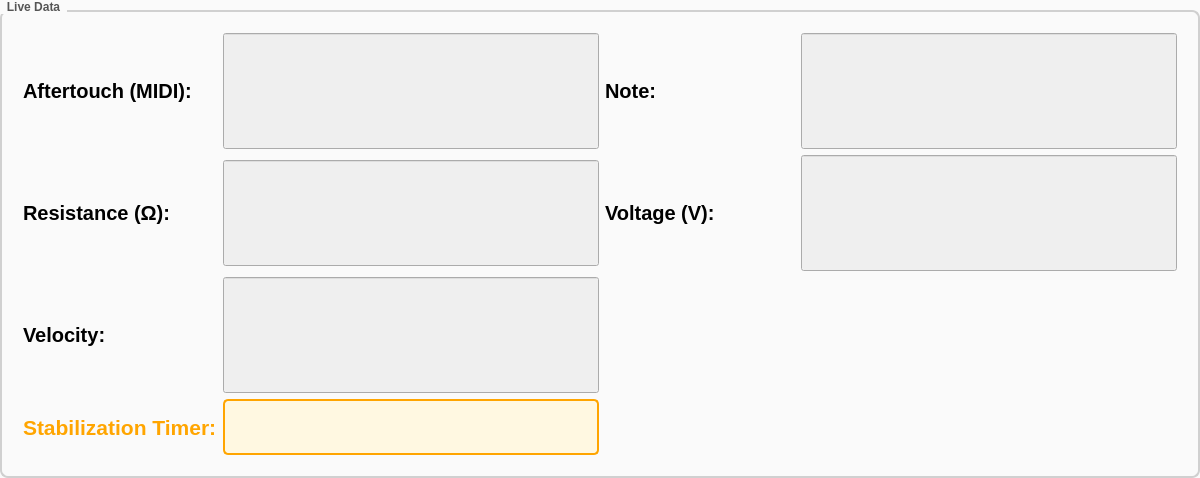
             <widget class="QGroupBox" name="groupBox">
              <property name="geometry">
               <rect>
                <x>90</x>
                <y>540</y>
                <width>1200</width>
                <height>271</height>
               </rect>
              </property>
              <property name="sizePolicy">
               <sizepolicy hsizetype="Preferred" vsizetype="Preferred">
                <horstretch>0</horstretch>
                <verstretch>0</verstretch>
               </sizepolicy>
              </property>
              <property name="styleSheet">
               <string notr="true">QGroupBox {
	background-color: #fafafa;
    border: 2px solid #D0D0D0;  /* light gray border */
    border-radius: 8px;
    margin-top: 10px;
    font-weight: bold;
    color: #555;
    padding: 10px;
}
QGroupBox::title {
    subcontrol-origin: margin;
    subcontrol-position: top left;
    padding: 0 5px;
}
</string>
              </property>
              <property name="title">
               <string>Live Data</string>
              </property>
              <layout class="QHBoxLayout" name="horizontalLayout_10">
               <item>
                <layout class="QGridLayout" name="gridLayout">
                 <item row="2" column="3">
                  <widget class="QLineEdit" name="lineEdit_velocity">
                   <property name="enabled">
                    <bool>false</bool>
                   </property>
                   <property name="font">
                    <font>
                     <pointsize>72</pointsize>
                     <weight>75</weight>
                     <bold>true</bold>
                    </font>
                   </property>
                   <property name="styleSheet">
                    <string notr="true"/>
                   </property>
                  </widget>
                 </item>
                 <item row="0" column="3">
                  <widget class="QLineEdit" name="lineEdit_note">
                   <property name="enabled">
                    <bool>false</bool>
                   </property>
                   <property name="font">
                    <font>
                     <pointsize>72</pointsize>
                     <weight>75</weight>
                     <bold>true</bold>
                    </font>
                   </property>
                   <property name="styleSheet">
                    <string notr="true"/>
                   </property>
                  </widget>
                 </item>
                 <item row="4" column="0">
                  <widget class="QLabel" name="label_94">
                   <property name="font">
                    <font>
                     <pointsize>15</pointsize>
                     <weight>75</weight>
                     <bold>true</bold>
                    </font>
                   </property>
                   <property name="text">
                    <string>Velocity:</string>
                   </property>
                  </widget>
                 </item>
                 <item row="0" column="0">
                  <widget class="QLabel" name="label_93">
                   <property name="font">
                    <font>
                     <pointsize>15</pointsize>
                     <weight>75</weight>
                     <bold>true</bold>
                    </font>
                   </property>
                   <property name="text">
                    <string>Aftertouch (MIDI):</string>
                   </property>
                  </widget>
                 </item>
                 <item row="4" column="1">
                  <widget class="QLineEdit" name="lineEdit_velo">
                   <property name="enabled">
                    <bool>false</bool>
                   </property>
                   <property name="font">
                    <font>
                     <pointsize>72</pointsize>
                     <weight>75</weight>
                     <bold>true</bold>
                    </font>
                   </property>
                   <property name="styleSheet">
                    <string notr="true"/>
                   </property>
                  </widget>
                 </item>
                 <item row="0" column="1">
                  <widget class="QLineEdit" name="lineEdit_aftertouch">
                   <property name="enabled">
                    <bool>false</bool>
                   </property>
                   <property name="font">
                    <font>
                     <pointsize>72</pointsize>
                     <weight>75</weight>
                     <bold>true</bold>
                    </font>
                   </property>
                   <property name="styleSheet">
                    <string notr="true"/>
                   </property>
                  </widget>
                 </item>
                 <item row="2" column="2">
                  <widget class="QLabel" name="label_77">
                   <property name="font">
                    <font>
                     <pointsize>15</pointsize>
                     <weight>75</weight>
                     <bold>true</bold>
                    </font>
                   </property>
                   <property name="text">
                    <string>Voltage (V):</string>
                   </property>
                  </widget>
                 </item>
                 <item row="2" column="1">
                  <widget class="QLineEdit" name="lineEdit_resistance">
                   <property name="enabled">
                    <bool>false</bool>
                   </property>
                   <property name="font">
                    <font>
                     <pointsize>65</pointsize>
                     <weight>75</weight>
                     <bold>true</bold>
                    </font>
                   </property>
                   <property name="styleSheet">
                    <string notr="true"/>
                   </property>
                  </widget>
                 </item>
                 <item row="0" column="2">
                  <widget class="QLabel" name="label_95">
                   <property name="font">
                    <font>
                     <pointsize>15</pointsize>
                     <weight>75</weight>
                     <bold>true</bold>
                    </font>
                   </property>
                   <property name="text">
                    <string>Note:                         </string>
                   </property>
                  </widget>
                 </item>
                 <item row="2" column="0">
                  <widget class="QLabel" name="label_78">
                   <property name="font">
                    <font>
                     <pointsize>15</pointsize>
                     <weight>75</weight>
                     <bold>true</bold>
                    </font>
                   </property>
                   <property name="text">
                    <string>Resistance (Ω):</string>
                   </property>
                  </widget>
                 </item>
                 <item row="5" column="0">
                  <widget class="QLabel" name="label_46">
                   <property name="palette">
                    <palette>
                     <active>
                      <colorrole role="WindowText">
                       <brush brushstyle="SolidPattern">
                        <color alpha="255">
                         <red>255</red>
                         <green>165</green>
                         <blue>0</blue>
                        </color>
                       </brush>
                      </colorrole>
                      <colorrole role="Text">
                       <brush brushstyle="SolidPattern">
                        <color alpha="255">
                         <red>255</red>
                         <green>165</green>
                         <blue>0</blue>
                        </color>
                       </brush>
                      </colorrole>
                      <colorrole role="ButtonText">
                       <brush brushstyle="SolidPattern">
                        <color alpha="255">
                         <red>255</red>
                         <green>165</green>
                         <blue>0</blue>
                        </color>
                       </brush>
                      </colorrole>
                      <colorrole role="PlaceholderText">
                       <brush brushstyle="NoBrush">
                        <color alpha="128">
                         <red>255</red>
                         <green>165</green>
                         <blue>0</blue>
                        </color>
                       </brush>
                      </colorrole>
                     </active>
                     <inactive>
                      <colorrole role="WindowText">
                       <brush brushstyle="SolidPattern">
                        <color alpha="255">
                         <red>255</red>
                         <green>165</green>
                         <blue>0</blue>
                        </color>
                       </brush>
                      </colorrole>
                      <colorrole role="Text">
                       <brush brushstyle="SolidPattern">
                        <color alpha="255">
                         <red>255</red>
                         <green>165</green>
                         <blue>0</blue>
                        </color>
                       </brush>
                      </colorrole>
                      <colorrole role="ButtonText">
                       <brush brushstyle="SolidPattern">
                        <color alpha="255">
                         <red>255</red>
                         <green>165</green>
                         <blue>0</blue>
                        </color>
                       </brush>
                      </colorrole>
                      <colorrole role="PlaceholderText">
                       <brush brushstyle="NoBrush">
                        <color alpha="128">
                         <red>255</red>
                         <green>165</green>
                         <blue>0</blue>
                        </color>
                       </brush>
                      </colorrole>
                     </inactive>
                     <disabled>
                      <colorrole role="WindowText">
                       <brush brushstyle="SolidPattern">
                        <color alpha="255">
                         <red>255</red>
                         <green>165</green>
                         <blue>0</blue>
                        </color>
                       </brush>
                      </colorrole>
                      <colorrole role="Text">
                       <brush brushstyle="SolidPattern">
                        <color alpha="255">
                         <red>255</red>
                         <green>165</green>
                         <blue>0</blue>
                        </color>
                       </brush>
                      </colorrole>
                      <colorrole role="ButtonText">
                       <brush brushstyle="SolidPattern">
                        <color alpha="255">
                         <red>255</red>
                         <green>165</green>
                         <blue>0</blue>
                        </color>
                       </brush>
                      </colorrole>
                      <colorrole role="PlaceholderText">
                       <brush brushstyle="NoBrush">
                        <color alpha="128">
                         <red>255</red>
                         <green>165</green>
                         <blue>0</blue>
                        </color>
                       </brush>
                      </colorrole>
                     </disabled>
                    </palette>
                   </property>
                   <property name="font">
                    <font>
                     <family>MS Shell Dlg 2</family>
                     <pointsize>16</pointsize>
                     <weight>75</weight>
                     <italic>false</italic>
                     <bold>true</bold>
                     <underline>false</underline>
                     <strikeout>false</strikeout>
                     <kerning>true</kerning>
                    </font>
                   </property>
                   <property name="styleSheet">
                    <string notr="true">QLabel {
    color: orange;
    font-weight: bold;
    font-size: 16pt;
}
</string>
                   </property>
                   <property name="text">
                    <string>Stabilization Timer:</string>
                   </property>
                  </widget>
                 </item>
                 <item row="5" column="1">
                  <widget class="QLineEdit" name="lineEdit_counter_display">
                   <property name="enabled">
                    <bool>false</bool>
                   </property>
                   <property name="font">
                    <font>
                     <pointsize>-1</pointsize>
                     <weight>75</weight>
                     <bold>true</bold>
                    </font>
                   </property>
                   <property name="styleSheet">
                    <string notr="true">QLineEdit {
 border: 2px solid orange;
                       border-radius: 5px;
                       padding: 2px;
                       font-size: 40px;
                       background-color: #fff8e1;
                       font-weight: bold;
                       color: orange;
                       qproperty-alignment: 'AlignCenter';
}</string>
                   </property>
                  </widget>
                 </item>
                 <item row="5" column="3">
                  <widget class="QLabel" name="label_message">
                   <property name="text">
                    <string/>
                   </property>
                  </widget>
                 </item>
                </layout>
               </item>
              </layout>
             </widget>
